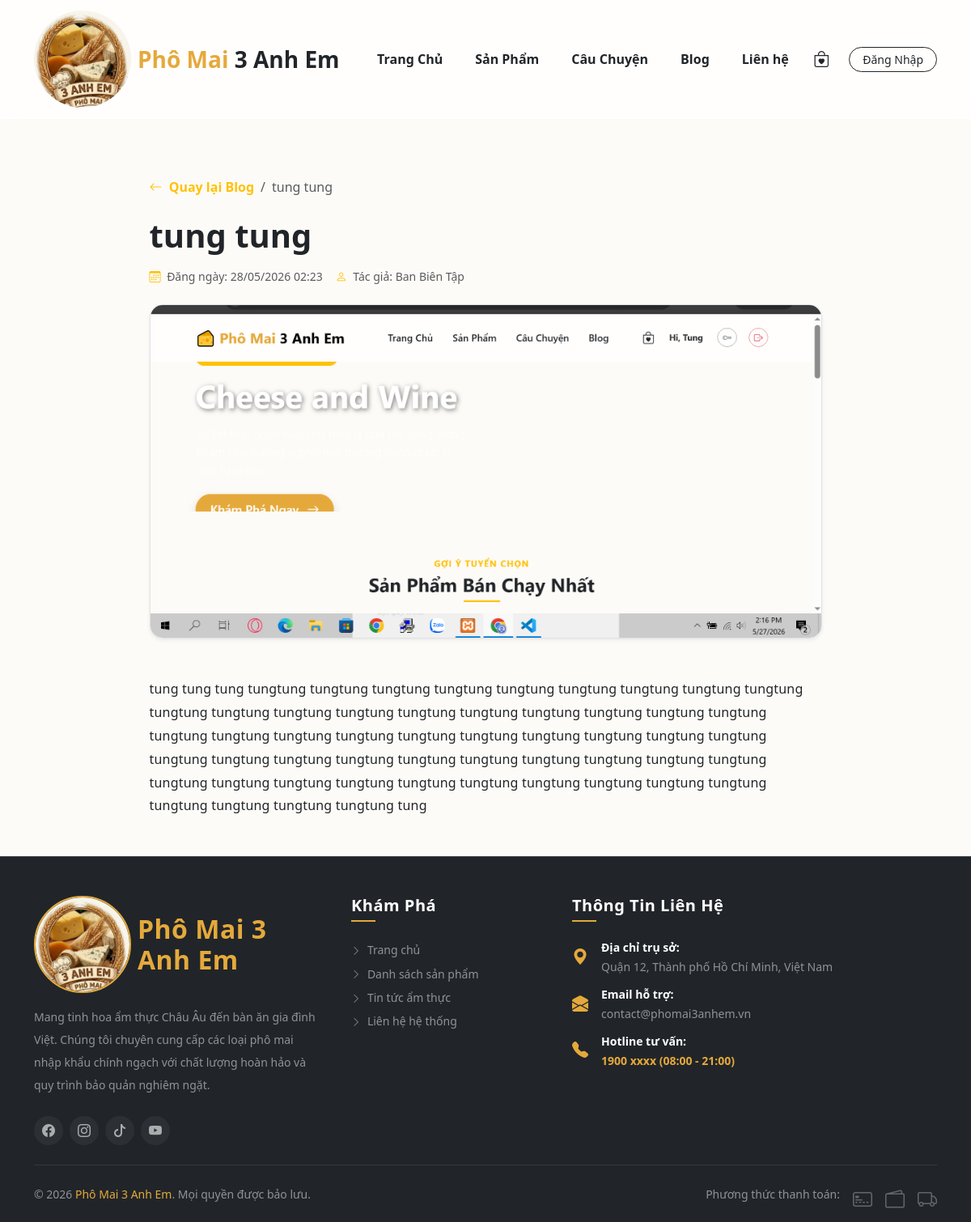
The app's page /phomai3anhem/blog-detail.php?slug=tung-tung- with its own data.
### tables this page shows
CREATE TABLE `posts` (
  `id` int(11) NOT NULL,
  `title` varchar(255) NOT NULL,
  `slug` varchar(255) NOT NULL,
  `image` varchar(255) DEFAULT 'default-post.jpg',
  `summary` varchar(500) DEFAULT NULL,
  `content` text NOT NULL,
  `created_at` timestamp NOT NULL DEFAULT current_timestamp()
);

### phomai3anhem/blog-detail.php (the view, shortened to what this page needs)
<?php
include_once 'config/db.php';
include_once 'includes/header.php';
$slug = $_GET['slug'] ?? '';
$stmt = $pdo->prepare("SELECT * FROM posts WHERE slug = ?");
$stmt->execute([$slug]);
$post = $stmt->fetch();
?>
<div class="container my-5 pt-4">
    <div class="row justify-content-center">
        <div class="col-lg-9">
            <nav aria-label="breadcrumb" class="mb-4" data-aos="fade-right">
                <ol class="breadcrumb">
                    <li class="breadcrumb-item"><a href="blog.php" class="text-warning text-decoration-none fw-bold"><i class="bi bi-arrow-left me-1"></i> Quay lại Blog</a></li>
                    <li class="breadcrumb-item active text-truncate" aria-current="page" style="max-width: 250px;"><?= htmlspecialchars($post['title']); ?></li>
                </ol>
            </nav>
            <h1 class="fw-bold text-dark display-6 mb-3" data-aos="fade-up"><?= htmlspecialchars($post['title']); ?></h1>
            <div class="d-flex align-items-center text-muted small mb-4" data-aos="fade-up" data-aos-delay="50">
                <span class="me-3"><i class="bi bi-calendar3 text-warning me-1"></i> Đăng ngày: <?= date('d/m/Y H:i', strtotime($post['created_at'])); ?></span>
                <span><i class="bi bi-person text-warning me-1"></i> Tác giả: Ban Biên Tập</span>
            </div>
            <div class="rounded-4 overflow-hidden mb-5 border shadow-sm" style="max-height: 450px;" data-aos="zoom-in">
                <img src="assets/img/<?= !empty($post['image']) ? $post['image'] : 'default-post.jpg'; ?>" class="w-100 h-100 object-fit-cover" alt="">
            </div>
            <div class="post-content text-dark fs-6" style="line-height: 1.8; letter-spacing: 0.2px;" data-aos="fade-up">
                <?= nl2br(htmlspecialchars($post['content'])); ?>
            </div>
        </div>
    </div>
</div>
<?php include_once 'includes/footer.php'; ?>

### phomai3anhem/includes/header.php (style rules this page uses)
:root { --primary-gold: #E5A93B; --bg-cream: #FDFBF7; --text-charcoal: #2C2C2C; --glass-bg: rgba(255, 255, 255, 0.7); --glass-border: rgba(255, 255, 255, 0.4); --glass-blur: blur(12px); }
body { background-color: var(--bg-cream); color: var(--text-charcoal); font-family: 'Segoe UI', Tahoma, Geneva, Verdana, sans-serif; overflow-x: hidden; }

### records on screen
posts: title "tung tung", created_at "28/05/2026 02:23", image (picture), content "tung tung tung tungtung tungtung tungtung tungtung tungtung tungtung tungtung tungtung tungtung tungtung tungtung tungtung tungtung tungtung tungtung tungtung tungtung tungtung tungtung tungtung tungtung tungtung tungtung tungtung tungtung tungtung tungtung tungtung tungtung tungtung tungtung tungtung tungtung tungtung tungtung tungtung tungtung tungtung tungtung tungtung tungtung tungtung tungtung tungtung tungtung tungtung tungtung tungtung tungtung tungtung tungtung tungtung tungtung tung"
